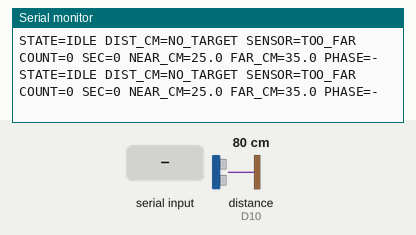
Simulated run of this sketch. Board: Arduino Uno R4 Minima. Parts: the last lines printed to the serial monitor. Wiring (inferred from the names in the program): ultrasonic range finder: trigger D9; echo D10. The inputs (shaded band) are chosen by the test bench; at power-on: distance to the obstacle (sensor on D10) 80 cm (analog values on the 0–1023 scale). The echo pulse lasts 58.3 µs per cm; EEPROM starts erased.

Above: at 1.2 s.
1.3 s: distance to the obstacle (sensor on D10) set to 77 cm
At 1.9 s:
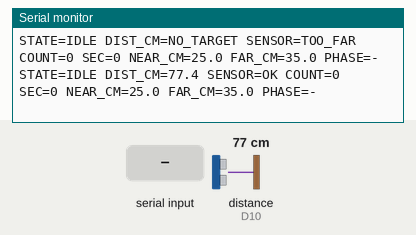
3.5 s: "LOG\n" received over Serial
5.0 s: "START\n" received over Serial
At 5.9 s:
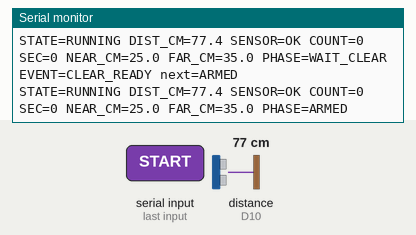
6.5 s: distance to the obstacle (sensor on D10) set to 2 cm
At 7.31 s:
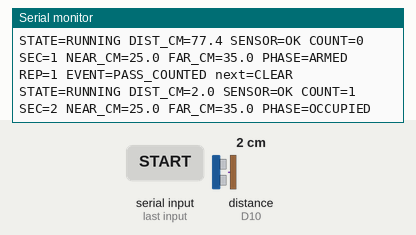
8.5 s: "STOP\n" received over Serial
At 8.9 s:
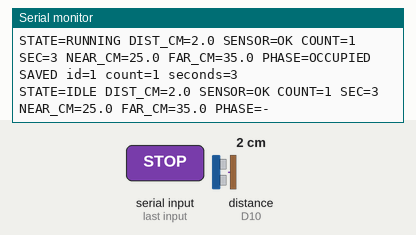

The sketch:

ExerciseCounter.ino
```cpp
/*
  ExerciseCounter — Arduino UNO R4 Minima, FW=3 PASSAGE
  HC-SR04: VCC -> 5V, GND -> GND, Trig -> D9, Echo -> D10.
  Optional B1K potentiometer: outer legs -> 5V/GND, middle leg -> A0.
  Connect it securely before changing USE_POT to true.
  Serial Monitor: 115200 baud, Newline (or Both NL & CR).
  Commands: HELP, START, STOP, STATUS, LOG.

  STOP saves a summary. An unfinished session is not saved on power loss.
  Checksums reject invalid records; they do not guarantee power-fail atomicity.
*/
#include <EEPROM.h>
#include <stddef.h>
#include <stdint.h>
#include <string.h>
#include <ctype.h>

const uint8_t TRIG_PIN = 9, ECHO_PIN = 10, POT_PIN = A0;
const bool USE_POT = false; // First build: sensor only; do not connect the knob.
const float FIXED_NEAR_CM = 25.0f; // Entry threshold; clear threshold is +10 cm.
const unsigned long SAMPLE_MS = 70, DISPLAY_MS = 500;
const unsigned long CLEAR_CONFIRM_MS = 300;
const uint8_t STABLE_SAMPLES = 3, LOG_SLOTS = 16;
const uint32_t RECORD_MAGIC = 0x45435831UL;
const uint8_t COMMITTED = 0xA5;

struct Record {
  uint32_t magic, id, count, seconds, checksum;
  uint8_t committed, reserved[3];
};
static_assert(sizeof(Record) == 24, "Unexpected record size");

enum MotionPhase { WAIT_CLEAR, ARMED, OCCUPIED };
MotionPhase phase = WAIT_CLEAR;
bool running = false, distanceValid = false, serialWasConnected = false;
bool clearActive = false;
const char *sensorStatus = "NO_ECHO";
uint8_t nearStreak = 0;
float distanceCm = 0;
float nearCm = FIXED_NEAR_CM, farCm = FIXED_NEAR_CM + 10.0f;
uint32_t count = 0, lastSavedId = 0, sessionId = 0, finalSeconds = 0;
unsigned long startedAt = 0, lastSampleAt = 0, lastDisplayAt = 0;
unsigned long clearStartedAt = 0;
char commandBuffer[48];
uint8_t commandLength = 0;
bool commandOverflow = false;

uint32_t recordChecksum(const Record &r) {
  // Hash only the four defined data fields, not padding or commit marker.
  const uint32_t words[] = {r.magic, r.id, r.count, r.seconds};
  uint32_t hash = 2166136261UL;
  for (uint8_t i = 0; i < 4; ++i)
    for (uint8_t b = 0; b < 4; ++b) {
      hash ^= (words[i] >> (8 * b)) & 0xFF;
      hash *= 16777619UL;
    }
  return hash;
}

bool validRecord(const Record &r) {
  return r.magic == RECORD_MAGIC && r.id != 0 &&
         r.committed == COMMITTED && r.checksum == recordChecksum(r);
}

int recordAddress(uint8_t slot) { return slot * sizeof(Record); }

void loadHistory() {
  if (EEPROM.length() < LOG_SLOTS * sizeof(Record)) return;
  for (uint8_t slot = 0; slot < LOG_SLOTS; ++slot) {
    Record r;
    EEPROM.get(recordAddress(slot), r);
    if (validRecord(r) && r.id > lastSavedId) lastSavedId = r.id;
  }
}

bool saveSummary(uint32_t seconds) {
  if (EEPROM.length() < LOG_SLOTS * sizeof(Record)) return false;
  Record r = {};
  r.magic = RECORD_MAGIC;
  r.id = sessionId;
  r.count = count;
  r.seconds = seconds;
  r.checksum = recordChecksum(r);
  const int address = recordAddress((r.id - 1) % LOG_SLOTS);
  // Invalidate the old slot, write data, then mark it complete.
  EEPROM.update(address + offsetof(Record, committed), 0);
  EEPROM.put(address, r);
  EEPROM.update(address + offsetof(Record, committed), COMMITTED);
  Record check;
  EEPROM.get(address, check);
  if (!validRecord(check) || check.id != r.id || check.count != r.count ||
      check.seconds != r.seconds) return false;
  lastSavedId = sessionId;
  return true;
}

void printLog() {
  Serial.println("LOG_BEGIN id,count,seconds");
  uint32_t first = lastSavedId > LOG_SLOTS ? lastSavedId - LOG_SLOTS + 1 : 1;
  if (lastSavedId != 0) {
    for (uint32_t id = first; ; ++id) {
      Record r;
      EEPROM.get(recordAddress((id - 1) % LOG_SLOTS), r);
      if (validRecord(r) && r.id == id) {
        Serial.print(r.id); Serial.print(',');
        Serial.print(r.count); Serial.print(','); Serial.println(r.seconds);
      }
      if (id == lastSavedId) break;
    }
  }
  Serial.println("LOG_END (up to 16 saved sessions)");
}

void resetMotion() {
  phase = WAIT_CLEAR;
  nearStreak = 0;
  clearActive = false;
  clearStartedAt = 0;
}

void readThresholds() {
  // UNO R4 ADC is explicitly set to 10-bit in setup().
  nearCm = USE_POT ? 8 + (analogRead(POT_PIN) * 17L + 511) / 1023 : FIXED_NEAR_CM;
  farCm = nearCm + 10.0f;
}

uint32_t elapsedSeconds() {
  return running ? (millis() - startedAt) / 1000UL : finalSeconds;
}

const char *phaseName() {
  if (phase == ARMED) return "ARMED";
  if (phase == OCCUPIED) return "OCCUPIED";
  return "WAIT_CLEAR";
}

void printStatus() {
  Serial.print("STATE="); Serial.print(running ? "RUNNING" : "IDLE");
  Serial.print(" DIST_CM=");
  if (distanceValid) Serial.print(distanceCm, 1); else Serial.print("NO_TARGET");
  Serial.print(" SENSOR="); Serial.print(sensorStatus);
  Serial.print(" COUNT="); Serial.print(count);
  Serial.print(" SEC="); Serial.print(elapsedSeconds());
  Serial.print(" NEAR_CM="); Serial.print(nearCm, 1);
  Serial.print(" FAR_CM="); Serial.print(farCm, 1);
  Serial.print(" PHASE="); Serial.println(running ? phaseName() : "-");
}

void printHelp() {
  Serial.println("READY FW=3 MODE=PASSAGE: UNO R4 Minima + HC-SR04");
  Serial.println("HELP | START | STOP | STATUS | LOG");
  Serial.println("Set 115200 baud and Newline in Serial Monitor.");
  if (USE_POT) Serial.println("IDLE: turn knob; NEAR_CM=8..25, FAR_CM=NEAR_CM+10.");
  else Serial.println("Knob disabled. Thresholds use FIXED_NEAR_CM and +10 cm.");
  Serial.println("START locks thresholds and waits for a clear beam.");
  Serial.println("Keep sensor still. Move object up/down through its front beam.");
  Serial.println("One stable entry within 2..NEAR_CM counts once.");
  Serial.println("Rearm: clear >=FAR_CM or no echo continuously for 300 ms.");
  Serial.println("Too-close and middle-zone readings do not count or clear.");
  Serial.println("STOP saves summary; LOG reads the latest 16 saved summaries.");
}

void sampleDistance() {
  digitalWrite(TRIG_PIN, LOW);
  delayMicroseconds(2);
  digitalWrite(TRIG_PIN, HIGH);
  delayMicroseconds(10);
  digitalWrite(TRIG_PIN, LOW);
  unsigned long echoUs = pulseIn(ECHO_PIN, HIGH, 25000UL);
  distanceCm = echoUs / 58.0f;
  distanceValid = echoUs != 0 && distanceCm >= 2 && distanceCm <= 80;
  sensorStatus = echoUs == 0 ? "NO_ECHO" : distanceCm < 2 ? "TOO_CLOSE" :
                 distanceCm > 80 ? "TOO_FAR" : "OK";
  if (!running) return;
  unsigned long now = millis();
  bool entry = distanceValid && distanceCm <= nearCm;
  bool clear = echoUs == 0 || distanceCm > 80 ||
               (distanceValid && distanceCm >= farCm);

  // Only fresh valid near readings may count. A missing echo can establish
  // an empty beam, but never counts by itself. Short gaps cannot rearm.
  if (entry) {
    if (nearStreak < STABLE_SAMPLES) ++nearStreak;
    if (phase == ARMED && nearStreak >= STABLE_SAMPLES) {
      if (count < UINT32_MAX) ++count;
      phase = OCCUPIED;
      nearStreak = 0;
      if (Serial) {
        Serial.print("REP="); Serial.print(count);
        Serial.println(" EVENT=PASS_COUNTED next=CLEAR");
      }
    }
  } else nearStreak = 0;

  if (!clear) {
    clearActive = false; // Neutral/too-close/near breaks clear confirmation.
  } else {
    if (!clearActive) { clearActive = true; clearStartedAt = now; }
    if (phase != ARMED && now - clearStartedAt >= CLEAR_CONFIRM_MS) {
      bool initialClear = phase == WAIT_CLEAR;
      phase = ARMED;
      nearStreak = 0;
      if (Serial) Serial.println(initialClear ? "EVENT=CLEAR_READY next=ARMED" :
                                               "EVENT=CLEARED next=ARMED");
    }
  }
}

void handleCommand(char *text) {
  while (*text == ' ' || *text == '\t') ++text;
  size_t length = strlen(text);
  while (length && (text[length - 1] == ' ' || text[length - 1] == '\t'))
    text[--length] = '\0';
  if (!length) return;
  for (size_t i = 0; i < length; ++i)
    text[i] = toupper(static_cast<unsigned char>(text[i]));

  if (!strcmp(text, "HELP")) printHelp();
  else if (!strcmp(text, "STATUS")) printStatus();
  else if (!strcmp(text, "LOG")) {
    if (running) Serial.println("STOP before reading LOG.");
    else printLog();
  } else if (!strcmp(text, "START")) {
    if (running) { Serial.println("Already running; use STOP first."); return; }
    if (lastSavedId == UINT32_MAX) { Serial.println("Session ID limit reached."); return; }
    readThresholds();
    resetMotion();
    count = finalSeconds = 0;
    sessionId = lastSavedId + 1;
    startedAt = millis();
    running = true;
    Serial.print("STARTED id="); Serial.println(sessionId);
    Serial.println("Clear the beam first. Thresholds are locked.");
    printStatus();
  } else if (!strcmp(text, "STOP")) {
    if (!running) { Serial.println("Already stopped; no extra record saved."); return; }
    finalSeconds = elapsedSeconds();
    running = false;
    resetMotion();
    bool saved = saveSummary(finalSeconds);
    Serial.print(saved ? "SAVED id=" : "SAVE_FAILED id=");
    Serial.print(sessionId); Serial.print(" count="); Serial.print(count);
    Serial.print(" seconds="); Serial.println(finalSeconds);
  } else Serial.println("Unknown command. Use HELP, START, STOP, STATUS or LOG.");
}

void readCommands() {
  while (Serial.available()) {
    char c = Serial.read();
    if (c == '\r' || c == '\n') {
      if (commandOverflow) Serial.println("Command too long; discarded. Use HELP.");
      else {
        commandBuffer[commandLength] = '\0';
        handleCommand(commandBuffer);
      }
      commandLength = 0;
      commandOverflow = false;
    } else if (!commandOverflow) {
      if (commandLength < sizeof(commandBuffer) - 1) commandBuffer[commandLength++] = c;
      else commandOverflow = true;
    }
  }
}

void setup() {
  pinMode(TRIG_PIN, OUTPUT);
  digitalWrite(TRIG_PIN, LOW);
  pinMode(ECHO_PIN, INPUT);
  analogReadResolution(10);
  Serial.begin(115200);
  loadHistory();
  readThresholds();
}

void loop() {
  bool connected = static_cast<bool>(Serial);
  if (connected && !serialWasConnected) printHelp();
  if (!connected && serialWasConnected) {
    commandLength = 0;
    commandOverflow = false;
  }
  serialWasConnected = connected;
  if (connected) readCommands();
  unsigned long now = millis();
  if (now - lastSampleAt >= SAMPLE_MS) {
    lastSampleAt = now;
    if (!running) readThresholds();
    sampleDistance();
  }
  if (connected && now - lastDisplayAt >= DISPLAY_MS) {
    lastDisplayAt = now;
    printStatus();
  }
}
```

Measured:
- the behaviour switches between 80 and 79 cm on distance to the obstacle (sensor on D10) (found by bisection; images 0 and 1)
- after the input at 1.3 s, the serial monitor: prints a new line after 0.20 s (image 1)
- after the input at 5.0 s, the serial monitor: prints a new line at once (image 2)
- after the input at 6.5 s, the serial monitor: prints a new line after 0.17 s (image 3)
- after the input at 8.5 s, the serial monitor: prints a new line at once (image 4)
